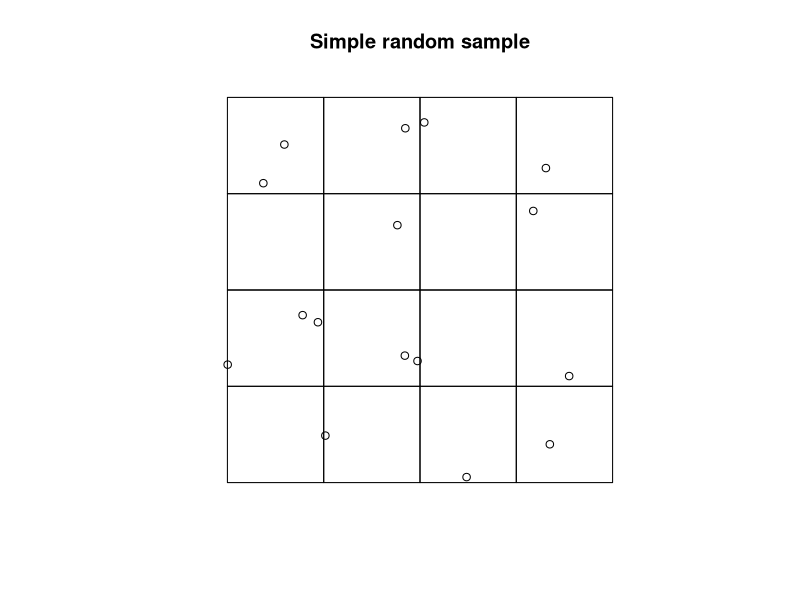
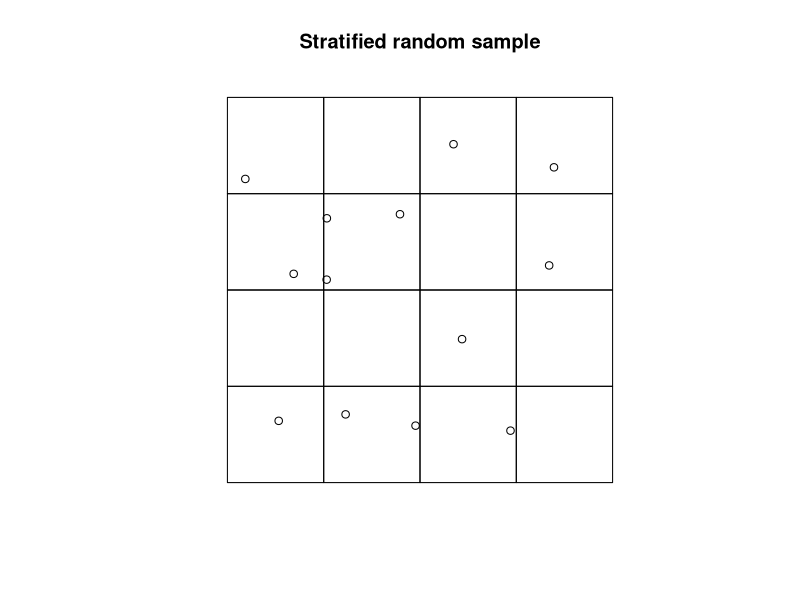
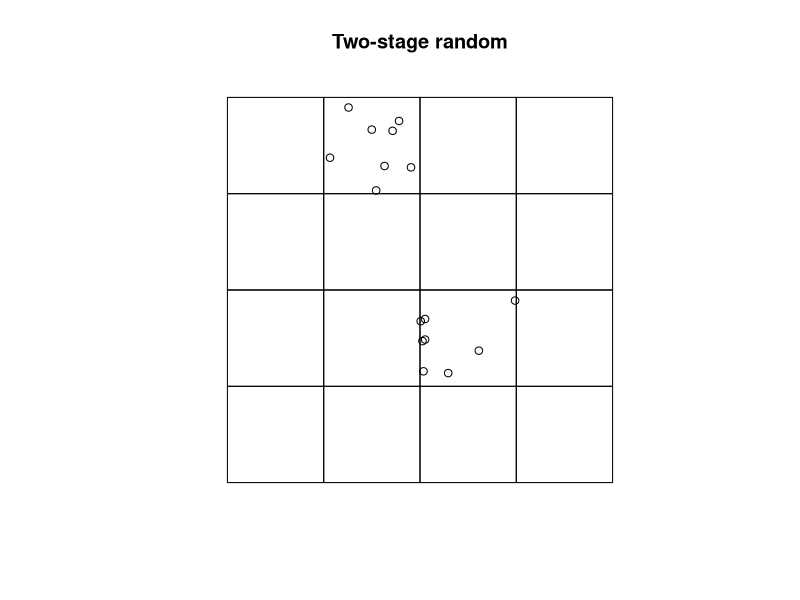
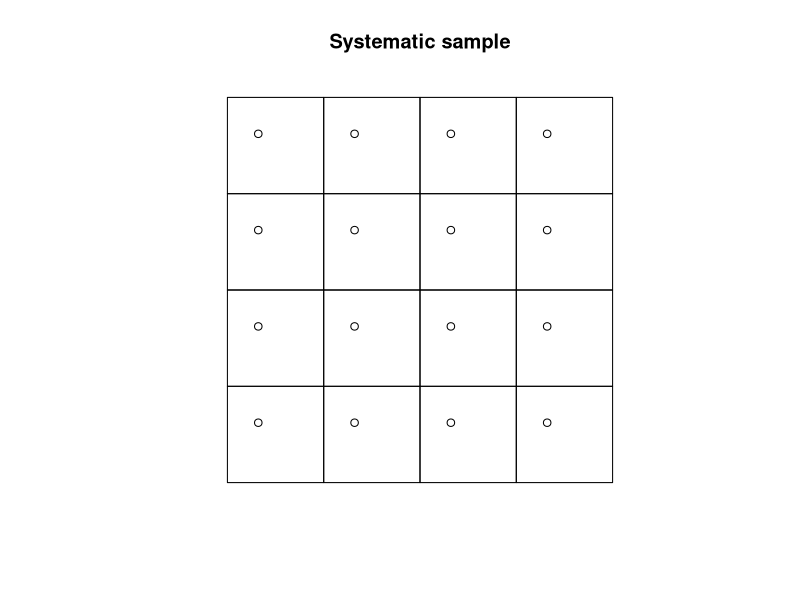
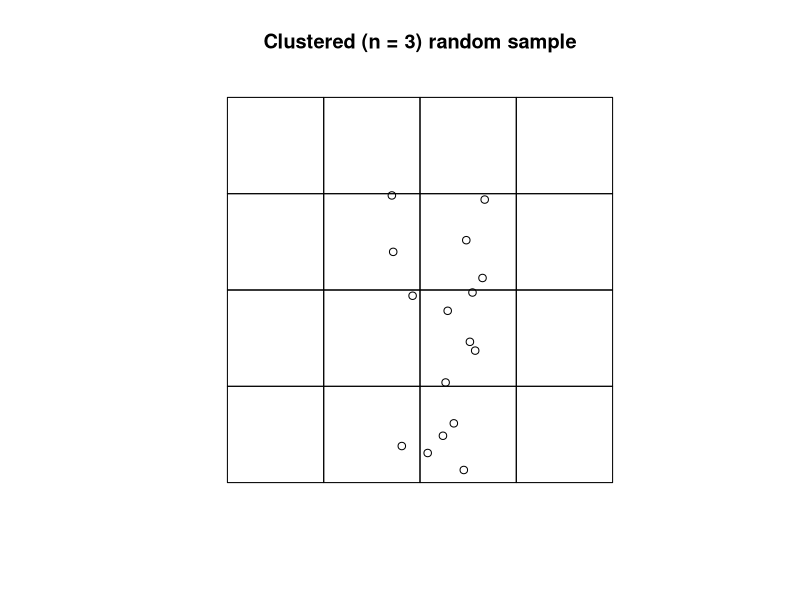

Recreate these plots in R, in order.
## ---- chunk 1
# load sp package
library(sp)

# Create a sixteen square polygon
grd <- GridTopology(c(1, 1), c(1, 1), c(4, 4))
polys <- as.SpatialPolygons.GridTopology(grd)
plot(polys, main = "Simple random sample")

# Generate simple random sample
test <- spsample(polys, n = 16, type = "random")
points(test)
## ---- chunk 2
plot(polys, main = "Stratified random sample")

# Generate stratified random sample
test <- spsample(polys, n = 16, type = "stratified")
points(test)
## ---- chunk 3
plot(polys, main = "Two-stage random")

# Select 8 samples from each square
s <- sapply(slot(polys, 'polygons'), function(x) spsample(x, n = 8, type= "random"))
points(sample(s, 1)[[1]]) # randomly select 1 square and plot
points(sample(s, 1)[[1]]) # randomly select 1 square and plot
## ---- chunk 4
plot(polys, main = "Systematic sample")

# Generate systematic random sample
test <- spsample(polys, n = 16, type = "regular")
points(test)
## ---- chunk 5
plot(polys, main = "Clustered (n = 3) random sample")

# Generate cluster random sample
test <- spsample(polys, n = 16, type = "clustered", nclusters = 3)
points(test)
